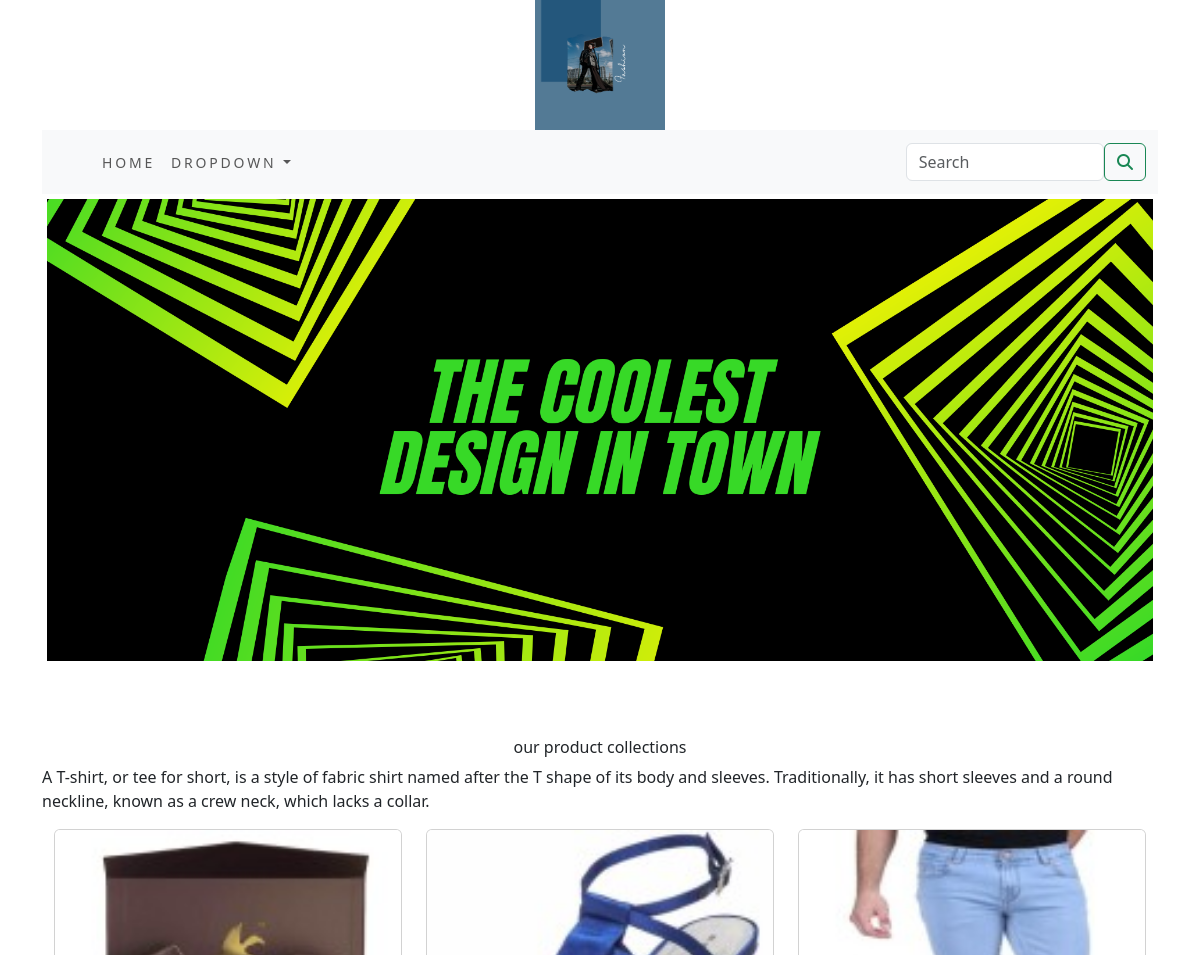
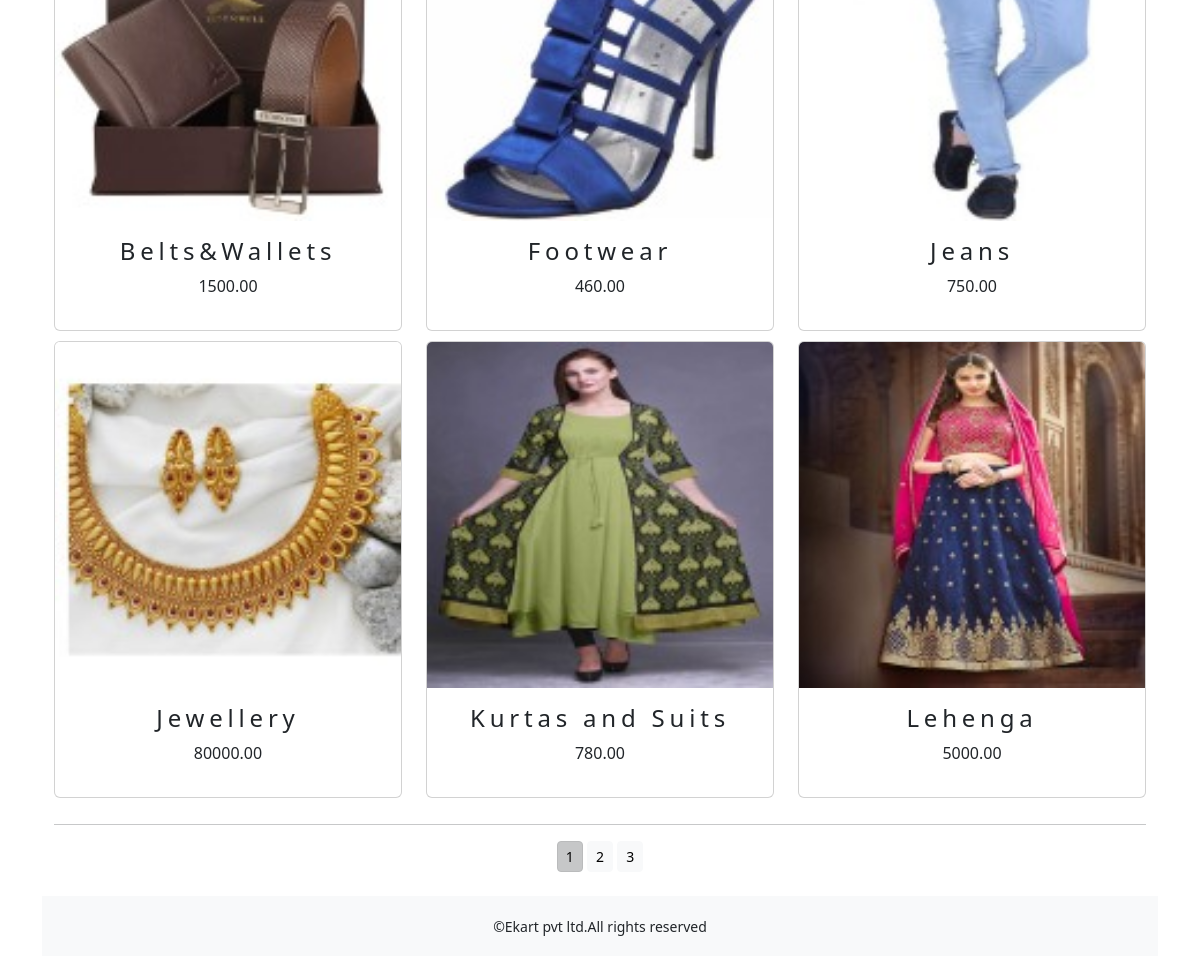
The app's page /ecommerceapp/ with its own data (2 pictures, top to bottom).
### ecommerceapp/models.py (models this page shows, shortened)
class Product(models.Model):
    objects = None
    name = models.CharField(max_length=250, unique=True)
    slug = models.SlugField(max_length=250, unique=True)
    description = models.TextField(blank=True)
    price = models.DecimalField(max_digits=10, decimal_places=2)
    category = models.ForeignKey(Category, on_delete=models.CASCADE)
    image = models.ImageField(upload_to='product', blank=True)
    stock = models.IntegerField()
    available = models.BooleanField(default=True)
    created = models.DateTimeField(auto_now_add=True)
    updated = models.DateTimeField(auto_now=True)
    def get_url(self):
        return reverse('ecommerceapp:ProdCatdetail', args=[self.category.slug, self.slug])
    class Meta:
        ordering = ('name',)
        verbose_name = 'product'
        verbose_name_plural = 'products'

### ecommerceapp/views.py (the view)
# urls.py: path('',views.allProdCart,name='allProdCart'),
def allProdCart(request,c_slug = None):
    c_page = None
    products_list = None
    if c_slug!=None:
        c_page = get_object_or_404(Category, slug=c_slug)
        products_list = Product.objects.all().filter(category=c_page, available=True)
    else:
        products_list = Product.objects.all().filter(available=True)
    paginator = Paginator(products_list, 6)
    try:
        page = int(request.GET.get('page', '1'))
    except:
        page = 1
    try:
        products = paginator.page(page)
    except(EmptyPage, InvalidPage):
        products = paginator.page(paginator.num_pages)
    return render(request, "category.html", {'category': c_page, 'products': products})

### cart/context_processors.py (called while the page is built)
def counter(request):
    item_count = 0
    if 'admin' in request.path:
        return {}
    else:
        try:
            cart = Cart.objects.filter(cart_id=_cart_id(request))
            car_items = CartItem.objects.all().filter(cart=cart[:1])
            for cart_item in car_items:
                item_count += cart_item.quantity
        except Cart.DoesNotExist:
            item_count = 0
    return dict(item_count=item_count)

### cart/views.py (called while the page is built)
def _cart_id(request):
    cart = request.session.session_key
    if not cart:
        cart = request.session.create()
    return cart

### ecommerceapp/context_processors.py (called while the page is built)
def menu_links(request):
    links = Category.objects.all()
    return dict(links=links)

### ecommerceapp/models.py (called while the page is built)
    def get_url(self):
        return reverse('ecommerceapp:products_by_category', args=[self.slug])

### templates/category.html (shortened to what this page needs)
{% extends 'base.html' %}
{% load static %}
{% block content %}
<div class="mx_auto">
    {% if category %}
        <img class="my_image" src="{{category.image.url}}" alt="{{category.name}}">
</div>
<br>
<div>
    <h1 class="text-center my_title">{{category.name}}</h1>
    <p class="text-justify">{{category.description}}</p>
</div>
    {% else %}
<div>
    <img class="my_image my_image_padding" src="{% static 'img/banner.png' %}" alt="our products" width="150px"
         height="130px">
</div>
<br><br><br>
<div>
    <h1 class="text-center my_title">our product collections</h1>
    <p class="text-justify">A T-shirt, or tee for short, is a style of fabric shirt named after the T shape of its body and
        sleeves.
        Traditionally, it has short sleeves and a round neckline, known as a crew neck, which lacks a collar. </p>
</div>
    {% endif %}
<div class="container">
    <div class="row mx_auto">
        {% for product in products.object_list %}
        <div class="my_bottom_margin col-9 col-sm-12 col-md-4  xol-lg-4">
            <div class="card text-center" style="min-width:18rem;">
                <a href="{{product.get_url}}" ><img class="card-img-top my_image" src="{{product.image.url}}" alt="{{product.name}}"></a>
                <div class="card-body">
                    <h4>{{product.name}}</h4>
                    <p>{{product.price}}</p>
                </div>
            </div>
        </div>
        {% endfor %}
    </div>
    <div class="mx-auto">
        {% if products.paginator.num_pages > 1 %}
        <hr>
        <div class="text-center">
            {% for pg in products.paginator.page_range %}
                <a href="?page={{pg}}" class="btn btn-light btn-sm {% if products.number == pg %} active {% endif %}">{{pg}}</a>
            {% endfor %}
        </div>
        {% endif %}
    </div>
    <br>
</div>
{% endblock %}

### templates/base.html (shortened to what this page needs)
{% load static %}
<!DOCTYPE html>
<html lang="en">
<head>
    <link rel="stylesheet" href="{% static 'css/custom.css' %}">
    <link rel="stylesheet" href="{% static 'css/bootstrap.rtl.min.css' %}" >
</head>
<body>
<div class="container">
    {% include 'header.html' %}
    {% include 'nav.html' %}
    {% block content %}
    {% endblock %}
</div>
{% include 'footer.html' %}
</body>
</html>

### templates/header.html
{% load static %}
<header>
	<center>
	        <a href="{% url 'ecommerceapp:allProdCart' %}"><img src="{% static 'img/logo.png' %}" alt="logimage" width="130px"; height="130px";>
	</center>
</header>

### templates/nav.html (shortened to what this page needs)
<nav class="navbar navbar-expand-lg bg-body-tertiary">
    <div class="container-fluid">
        <div class="collapse navbar-collapse" id="navbarNav">
            <ul class="navbar-nav">
                <li class="nav-item">
                    <a class="nav-link" href="#">Home</a>
                </li>
                <li class="nav-item dropdown {% if 'ecommerceapp' in request.path %} active {% endif %}">
                    <a class="nav-link dropdown-toggle" href="#" role="button" data-bs-toggle="dropdown"
                       aria-expanded="false">
                        Dropdown
                    </a>
                </li>
            </ul>
            <form class="d-flex ms-auto order-5" action="{% url 'search_app:SearchResult' %}" method="get">
                <input class="form-control me-2" type="search" placeholder="Search" name="q" aria-label="Search">
                <button class="btn btn-outline-success" type="submit"><i class="fa fa-search"></i></button>
            </form>
        </div>
    </div>
</nav>

### templates/footer.html
<div class="footer navbar-fixed-bottom my_footer">
	<p class="text-center">&copy;Ekart pvt ltd.All rights reserved</p>
</div>

### static/css/custom.css (style rules this page uses)
body { font-family: 'Barlow', sans-serif; }
.nav-item { letter-spacing : .2em; font-size :14px; text-transform :uppercase; }
.my_footer { background-color:#f8f9fa; height:60px; }
.my_footer p { padding-top:20px; font-size:14px; }
.my_image { width:100%; height:auto; }
.my_title { font-size:16px; text_transform:uppercase; letter_spacing:.2em; }
.my_image_padding { padding:5px; }
.my_bottom_margin { margin-bottom:10px; }
.card-body h4 { font-size=14px; text_transform:uppercase; letter-spacing:.2em; }

### records on screen
Product: image (picture), name "Belts&Wallets", price "1500.00"
Product: image (picture), name "Footwear", price "460.00"
Product: image (picture), name "Jeans", price "750.00"
Product: image (picture), name "Jewellery", price "80000.00"
Product: image (picture), name "Kurtas and Suits", price "780.00"
Product: image (picture), name "Lehenga", price "5000.00"

### other values on screen
{{ pg }} "1" "2" "3"
